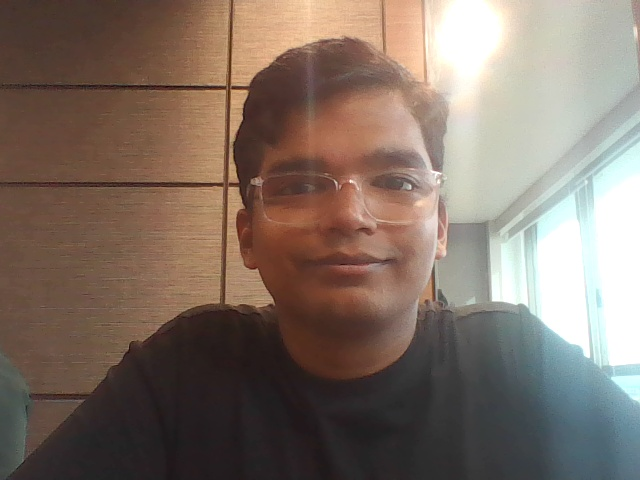
#> input picture dataset/USR003/USR003_000.jpg, 640 x 480 px
$ python -i image_matcher.py   (imports and definitions only)
#> lines starting #> are read from the running program, lines starting #| are printed output that depends on the picture
### config.py
"""
Configuration file for Multi-Modal Biometric Authentication System.
All system-wide constants and settings are defined here.
"""

import os
import secrets

from dotenv import load_dotenv

# Load .env (if present) before anything else reads os.environ
load_dotenv()

# Force OpenCV to bypass buggy MSMF driver that causes black screens
os.environ["OPENCV_VIDEOIO_PRIORITY_MSMF"] = "0"

# ============================================================
# PATH CONFIGURATION
# ============================================================
BASE_DIR = os.path.dirname(os.path.abspath(__file__))
DATASET_DIR = os.path.join(BASE_DIR, "dataset")
ENCODINGS_DIR = os.path.join(BASE_DIR, "encodings")
ENCODINGS_FILE = os.path.join(ENCODINGS_DIR, "face_encodings.pkl")
DATABASE_PATH = os.path.join(BASE_DIR, "database", "users.db")
LOG_DIR = os.path.join(BASE_DIR, "logs")

# ============================================================
# BRANDING
# ============================================================
# One brand across the ATM, banker console, web app and alert e-mails.
BRAND_NAME = "NoryvX"
BRAND_COLOR = "#FC7C02"               # Logo orange
BRANDING_DIR = os.path.join(BASE_DIR, "assets", "branding")
LOGO_MARK_PATH = os.path.join(BRANDING_DIR, "noryvx_mark.png")      # transparent "N" mark
LOGO_MARK_SMALL_PATH = os.path.join(BRANDING_DIR, "noryvx_mark_256.png")
LOGO_ICO_PATH = os.path.join(BRANDING_DIR, "noryvx.ico")            # window icon

# ============================================================
# FACE RECOGNITION SETTINGS
# ============================================================
# InsightFace (ArcFace) uses cosine distance on L2-normalised 512-d embeddings.
# Same-person pairs typically land below 0.40; different people above 0.65.
FACE_RECOGNITION_TOLERANCE = 0.40    # Cosine distance threshold (lower = stricter)
MIN_FACE_CONFIDENCE = 0.6            # Minimum InsightFace det_score to accept
CAMERA_INDEX = 0                     # Webcam index (0 = default)
CAMERA_WIDTH = 640
CAMERA_HEIGHT = 480
FACE_FRAME_SKIP = 2                  # Process every Nth frame for performance
# Detector input resolution. 640x640 is overkill for a user sitting at an
# ATM — 320x320 runs ~4x faster on CPU with no practical accuracy loss at
# webcam distance. Must be a multiple of 32.
FACE_DET_SIZE = 320

# ============================================================
# LIVENESS DETECTION SETTINGS
# ============================================================
LIVENESS_ENABLED = True
EYE_AR_THRESH = 0.25                  # Eye aspect ratio threshold for blink
EYE_AR_CONSEC_FRAMES = 2             # Consecutive frames for blink detection (lowered to catch fast blinks)
LIVENESS_BLINK_REQUIRED = 1          # Number of blinks required (lowered from 3 to 1 for convenience)
LIVENESS_TIMEOUT = 15                 # Seconds to wait for liveness check (increased slightly just in case)

# ── Web face step-up (/api/auth/face-verify) ─────────────────
# The browser sends a short burst instead of one frame, and the server
# requires a real blink across it before it will even attempt recognition.
#
# The interval matters more than the count. EYE_AR_CONSEC_FRAMES (2) means a
# blink has to span at least two captured frames, and a human blink lasts
# 100-400ms — so at 200ms/frame a fast blink falls between frames and is
# missed. 120ms keeps a 300ms blink spanning ~2.5 frames.
LIVENESS_WEB_FRAMES = 20              # frames the browser captures per attempt
LIVENESS_WEB_FRAME_INTERVAL_MS = 120  # ~2.4s of capture, ~8 fps
# Blink count is shared with the ATM (LIVENESS_BLINK_REQUIRED) so both
# surfaces demand the same proof.

# ============================================================
# FINGERPRINT / SERIAL SETTINGS
# ============================================================
SERIAL_PORT = "COM7"                  # Set your ESP32 port: Windows=COM7, macOS=/dev/cu.usbserial-*, Linux=/dev/ttyUSB0
SERIAL_BAUD_RATE = 115200
SERIAL_TIMEOUT = 2                    # Seconds
FINGERPRINT_TIMEOUT = 15              # Seconds to wait for fingerprint scan

# ============================================================
# SOFTWARE FINGERPRINT MATCHING (when R307S hardware is unavailable)
# Uses OpenCV ORB feature matching on fingerprint images.
# Set SOFTWARE_FINGERPRINT = True to use image-based matching
# instead of the ESP32 + R307S hardware.
# ============================================================
SOFTWARE_FINGERPRINT = False           # True = image-based, False = R307S hardware
FINGERPRINT_DATASET_DIR = os.path.join(BASE_DIR, "fingerprint_dataset")
FINGERPRINT_INBOX_DIR = os.path.join(BASE_DIR, "fingerprint_inbox")
FINGERPRINT_TEMPLATES_FILE = os.path.join(ENCODINGS_DIR, "fingerprint_templates.pkl")
FINGERPRINT_MATCH_THRESHOLD = 35     # Minimum good SIFT matches for positive ID (was 25)
FINGERPRINT_ORB_FEATURES = 3000      # Number of SIFT features to extract (was 1500)

# ============================================================
# AUTHENTICATION SETTINGS
# ============================================================
MAX_PIN_ATTEMPTS = 3
# Look-back for the web-login lockout. The counter is a rolling window over
# auth_logs, so a locked account frees itself this many minutes after its last
# failed attempt — no unlock endpoint and no extra state to store. Matches
# RISK_FAILED_ATTEMPTS_WINDOW_MIN so the risk engine and the lockout reason
# about the same stretch of time.
#
# Note the interaction: RISK_FAILED_ATTEMPTS_TRIGGER (2) is below
# MAX_PIN_ATTEMPTS (3), so failure 2 arms the risk engine's step-up and
# failure 3 locks the account. Lowering MAX_PIN_ATTEMPTS to 2 or less would
# make that step-up unreachable.
LOGIN_LOCKOUT_WINDOW_MIN = 15
PIN_LENGTH = 4
SESSION_TIMEOUT = 30                  # Seconds before session expires
CARD_ENTRY_TIMEOUT = 60                # Seconds to wait for card number entry
AUTH_LOG_ENABLED = True

# ============================================================
# FRAUD DETECTION SETTINGS
# ============================================================
FRAUD_DATASET_DIR = os.path.join(BASE_DIR, "fraud_detection", "data")
FRAUD_DATASET_PATH = os.path.join(FRAUD_DATASET_DIR, "transactions_dataset.csv")
FRAUD_MODEL_DIR = os.path.join(BASE_DIR, "fraud_detection", "models")
FRAUD_MODEL_PATH = os.path.join(FRAUD_MODEL_DIR, "best_model.joblib")
FRAUD_MODEL_META_PATH = os.path.join(FRAUD_MODEL_DIR, "best_model_meta.json")
FRAUD_LARGE_AMOUNT_THRESHOLD = 50000   # used only by the no-model rule-based fallback
FRAUD_FREQUENCY_THRESHOLD = 5          # transactions/hour on one account
FRAUD_MEDIUM_RISK_THRESHOLD = 0.4
FRAUD_HIGH_RISK_THRESHOLD = 0.7
FRAUD_BLOCK_HIGH_RISK = False           # default toggle state — logging only by default

# ============================================================
# ADAPTIVE (RISK-BASED) AUTHENTICATION SETTINGS
# ============================================================
# The "bouncer": a login-time risk score decides how many factors to demand,
# instead of a static per-user 2FA toggle. Low risk -> PIN only; medium ->
# PIN + Face; high -> PIN + Face at a stricter match threshold. Each signal
# below contributes a weight to a 0-1 score; bands map the score to factors.
#
# Transparent, explainable rules (not ML) are deliberate here — a bouncer
# that must *tell the user why* needs a score it can attribute to a reason.
ADAPTIVE_AUTH_ENABLED = True

# Score band cut-offs (score >= threshold selects the band).
RISK_MEDIUM_BAND = 0.30              # >= this -> require Face as a 2nd factor
RISK_HIGH_BAND = 0.60               # >= this -> Face at a stricter threshold

# Per-signal weights (summed, then clamped to 1.0).
RISK_W_NEW_DEVICE = 0.35            # login from a device we've never trusted
RISK_W_NEW_LOCATION = 0.30         # login from an unseen IP subnet / network
RISK_W_FAILED_ATTEMPTS = 0.30      # recent failed PIN logins for this user
RISK_W_ODD_HOUR = 0.15             # login during the quiet overnight window
RISK_W_DORMANT = 0.15              # account unused for a long stretch
RISK_W_FIRST_LOGIN = 0.20          # no prior successful login on record

# Signal parameters.
RISK_FAILED_ATTEMPTS_WINDOW_MIN = 15   # look-back window for failed logins
RISK_FAILED_ATTEMPTS_TRIGGER = 2       # this many failures fires the signal
RISK_ODD_HOUR_START = 1                # 01:00 inclusive
RISK_ODD_HOUR_END = 5                  # 05:00 exclusive (quiet overnight window)
RISK_DORMANT_DAYS = 30                 # no login for this long counts as dormant
RISK_DEVICE_TRUST_AFTER = 1            # successful logins before a device is "known"

# High-risk sessions must clear a higher face-match confidence than the
# routine floor (MIN_FACE_CONFIDENCE) — the "stricter ID check" for the 3 a.m.
# stranger. Full webcam blink-liveness is the phase-2 upgrade for this band.
RISK_HIGH_FACE_MIN_CONFIDENCE = 0.75

# ============================================================
# ANALYTICS SETTINGS
# ============================================================
ANALYTICS_OUTPUT_DIR = os.path.join(BASE_DIR, "analytics", "output")

# ============================================================
# EMAIL NOTIFICATIONS (transaction alerts)
# ============================================================
# Real mail needs SMTP credentials — set these in .env:
#   SMTP_USER=you@gmail.com
#   SMTP_PASSWORD=<16-char Gmail App Password>   (myaccount.google.com/apppasswords)
# When credentials are missing, emails are skipped and logged instead.
EMAIL_ENABLED = os.environ.get("EMAIL_ENABLED", "true").lower() == "true"
SMTP_HOST = os.environ.get("SMTP_HOST", "smtp.gmail.com")
SMTP_PORT = int(os.environ.get("SMTP_PORT", "587"))
SMTP_USER = os.environ.get("SMTP_USER", "")
SMTP_PASSWORD = os.environ.get("SMTP_PASSWORD", "")
EMAIL_FROM_NAME = f"{BRAND_NAME} Alerts"

# ============================================================
# WEB APP SETTINGS
# ============================================================
# JWT signing key. Set JWT_SECRET in .env (see .env.example) for a stable,
# deployable key. When it is unset we generate a random one and cache it in a
# gitignored file, so sessions survive restarts and --reload cycles.
#
# There is deliberately NO constant fallback here. A default committed to the
# repository is identical on every machine that runs this code, which lets
# anyone who has seen the source forge a token for any user_id.
JWT_SECRET_FILE = os.path.join(BASE_DIR, ".jwt_secret")


def _generated_jwt_secret() -> str:
    """Read the cached dev secret, creating it on first use."""
    try:
        if os.path.exists(JWT_SECRET_FILE):
            with open(JWT_SECRET_FILE, encoding="utf-8") as fh:
                cached = fh.read().strip()
            if cached:
                return cached
        generated = secrets.token_urlsafe(32)
        with open(JWT_SECRET_FILE, "w", encoding="utf-8") as fh:
            fh.write(generated)
        return generated
    except OSError:
        # Read-only filesystem, or no permission. Stay ephemeral rather than
        # fall back to a shared constant: tokens then die with the process,
        # which costs a re-login but is never forgeable.
        return secrets.token_urlsafe(32)


_jwt_secret_env = os.environ.get("JWT_SECRET")
# True when no JWT_SECRET was supplied, i.e. we are running on a generated
# key. The web app warns about this at startup; nothing else should care.
JWT_SECRET_IS_GENERATED = not _jwt_secret_env
JWT_SECRET = _jwt_secret_env or _generated_jwt_secret()

# ============================================================
# AI ADVISOR (Groq)
# ============================================================
# NOTE: Groq retires models on its own schedule. llama-3.1-70b-versatile went
# first, then llama-3.3-70b-versatile (confirmed absent from the account's model
# list on 2026-08-29, which surfaced as a "model no longer available" reply in
# the advisor). Keep this default on a model Groq currently serves and override
# it with GROQ_MODEL in .env when it lapses again.
GROQ_API_KEY = os.environ.get("GROQ_API_KEY", "")
GROQ_MODEL   = os.environ.get("GROQ_MODEL", "openai/gpt-oss-120b")
GROQ_TIMEOUT = 30                     # Seconds before an advisor LLM call is abandoned
JWT_ALGORITHM = "HS256"
JWT_EXPIRE_MINUTES = 60
WEBAPP_CORS_ORIGINS = ["http://localhost:5173"]

# ============================================================
# PORTFOLIO OPTIMIZATION SETTINGS (Markowitz / MPT)
# ============================================================
# FD/Cash aren't market-traded — fixed assumed rates, near-zero volatility.
PORTFOLIO_TICKERS = {
    "equity": "^NSEI", "debt": "BND", "gold": "GLD", "mutual_funds": "VBINX"
}
PORTFOLIO_FD_RATE = 0.065
PORTFOLIO_FD_VOLATILITY = 0.005
PORTFOLIO_CASH_RATE = 0.035
PORTFOLIO_CASH_VOLATILITY = 0.001
PORTFOLIO_RISK_FREE_RATE = 0.04
PORTFOLIO_VOLATILITY_CAPS = {"low": 0.06, "medium": 0.12, "high": 0.20}
# Max weight any single asset may get from the optimizers (enforced as an
# optimization bound, so the result is always diversified — never 100% in
# one asset). Applies to both the asset-class and holdings optimizers.
PORTFOLIO_MAX_WEIGHT = 0.40
PORTFOLIO_HISTORY_PERIOD = "5y"
PORTFOLIO_CACHE_HOURS = 24
# Persisted market-data cache so restarts don't refetch 5y of history.
PORTFOLIO_CACHE_FILE = os.path.join(BASE_DIR, "portfolio", "market_cache.json")
# Hard deadlines on outbound market-data calls. Without these, a slow or
# unreachable Yahoo Finance endpoint pins FastAPI worker threads forever
# and eventually hangs every endpoint in the app. Fetches run in a
# subprocess (see portfolio/yf_worker.py), so the deadline also covers
# interpreter startup (~4-6 s on Windows).
PORTFOLIO_FETCH_TIMEOUT = 45          # Seconds for the bulk 5y statistics download
PORTFOLIO_PICKS_TIMEOUT = 30          # Seconds for the live ticker quote batch

# ============================================================
# UI SETTINGS
# ============================================================
WINDOW_TITLE = f"{BRAND_NAME} - Biometric Authentication"
WINDOW_WIDTH = 1200
WINDOW_HEIGHT = 800
THEME_MODE = "dark"                   # "dark" or "light"
PRIMARY_COLOR = "#00D4AA"             # Teal accent
SECONDARY_COLOR = "#1A1A2E"           # Dark background
ACCENT_COLOR = "#E94560"              # Red for errors/denied
SUCCESS_COLOR = "#00D4AA"             # Green for success
WARNING_COLOR = "#F5A623"             # Orange for warnings
TEXT_COLOR = "#EAEAEA"
CARD_COLOR = "#16213E"
FONT_FAMILY = "Segoe UI"

# ============================================================
# SIMULATION MODE (when hardware is not connected)
# ============================================================
SIMULATION_MODE = False               # Set True to simulate ESP32/fingerprint
SIMULATED_FINGERPRINT_DELAY = 2       # Seconds to simulate scan time

# ============================================================
# Create directories if they don't exist
# ============================================================
for directory in [DATASET_DIR, ENCODINGS_DIR, LOG_DIR,
                  FRAUD_DATASET_DIR, FRAUD_MODEL_DIR, ANALYTICS_OUTPUT_DIR,
                  os.path.dirname(DATABASE_PATH),
                  FINGERPRINT_DATASET_DIR]:
    os.makedirs(directory, exist_ok=True)
#> in match, img is the input picture: shape (480, 640, 3); mean B, G, R 102.1, 112.9, 128.8

### fingerprint_module/image_matcher.py
"""
Software-based Fingerprint Matcher using OpenCV SIFT features.
Replaces the hardware R307S sensor when ESP32 is unavailable.

Uses SIFT (Scale-Invariant Feature Transform) for minutiae-like
feature extraction and FLANN-based KD-tree matching with Lowe's ratio test.
SIFT produces float32 descriptors that are more discriminative than
ORB's binary descriptors for fingerprint ridge patterns.
Includes CLAHE preprocessing for ridge contrast enhancement.
"""

import os
import cv2
import numpy as np
import pickle
from typing import Optional, Tuple, List, Dict, Any

import config
from utils.logger import logger


class FingerprintImageMatcher:
    """
    Software fingerprint matcher using SIFT feature detection
    and FLANN-based KD-tree matching.

    Replaces R307S hardware scanner for demo/testing environments.

    Pipeline:
        1. Preprocess (grayscale, resize, CLAHE, blur)
        2. SIFT feature extraction (keypoints + float32 descriptors)
        3. FLANN KD-tree matcher with kNN + Lowe's ratio test
        4. Score-based threshold decision
    """

    # FLANN parameters for SIFT (KD-tree, float32 descriptors)
    _FLANN_INDEX_KDTREE = 1
    _FLANN_INDEX_PARAMS = dict(algorithm=1, trees=5)
    _FLANN_SEARCH_PARAMS = dict(checks=50)

    def __init__(self):
        self.sift = cv2.SIFT_create(nfeatures=config.FINGERPRINT_ORB_FEATURES)
        self.flann = cv2.FlannBasedMatcher(
            self._FLANN_INDEX_PARAMS, self._FLANN_SEARCH_PARAMS
        )
        self.templates: Dict[int, Dict[str, Any]] = {}
        self.is_loaded = False
        self._next_id = 1
        # Raw measurements from the most recent match(), for score-level
        # fusion. Populated as a side effect so match()'s return shape — which
        # ui/atm_interface.py:649 unpacks — stays exactly as it was.
        self.last_match_details: Dict[str, Any] = {}

    # ═══════════════════════════════════════════════════════════
    # IMAGE PREPROCESSING
    # ═══════════════════════════════════════════════════════════

    def preprocess(self, image: np.ndarray) -> np.ndarray:
        """
        Enhance fingerprint image for robust feature extraction.

        Pipeline:
            1. Grayscale conversion
            2. Resize to standard 300×400 dimensions
            3. CLAHE (Contrast Limited Adaptive Histogram Equalization)
               for ridge contrast enhancement
            4. Gaussian blur for noise reduction

        Args:
            image: BGR or grayscale image

        Returns:
            Preprocessed grayscale image
        """
        # Convert to grayscale if needed
        if len(image.shape) == 3:
            gray = cv2.cvtColor(image, cv2.COLOR_BGR2GRAY)
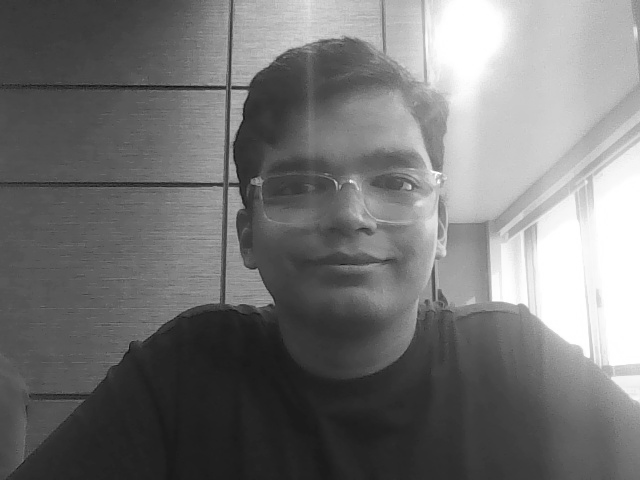
#> gray: shape (480, 640); min 10, max 255, mean 116.4
        else:
            gray = image.copy()

        # Resize to standard dimensions for consistent feature counts
        gray = cv2.resize(gray, (300, 400))
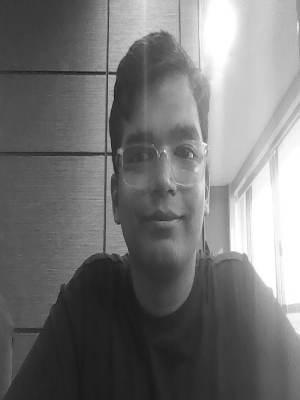
#> gray: shape (400, 300); min 23, max 255, mean 116.3

        # CLAHE for ridge contrast enhancement
        clahe = cv2.createCLAHE(clipLimit=3.0, tileGridSize=(8, 8))
        enhanced = clahe.apply(gray)
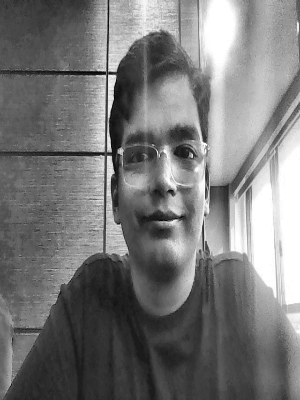
#> enhanced: shape (400, 300); min 7, max 255, mean 120.3

        # Gaussian blur for noise reduction
        enhanced = cv2.GaussianBlur(enhanced, (5, 5), 1.0)

        return enhanced

    # ═══════════════════════════════════════════════════════════
    # FEATURE EXTRACTION
    # ═══════════════════════════════════════════════════════════

    def extract_features(self, image: np.ndarray) -> Tuple[
            Optional[list], Optional[np.ndarray]]:
        """
        Extract SIFT keypoints and descriptors from a fingerprint image.

        Args:
            image: Raw fingerprint image (BGR or grayscale)

        Returns:
            Tuple of (keypoints, descriptors) or (None, None)
        """
        processed = self.preprocess(image)
        keypoints, descriptors = self.sift.detectAndCompute(processed, None)
#> keypoints = 240 keypoints; strongest (x, y, size): (121, 151, 4.2), (112, 79, 5.5), (109, 158, 3.4), (111, 171, 4.8)
#> (the rest of the program and of its run is left out)
